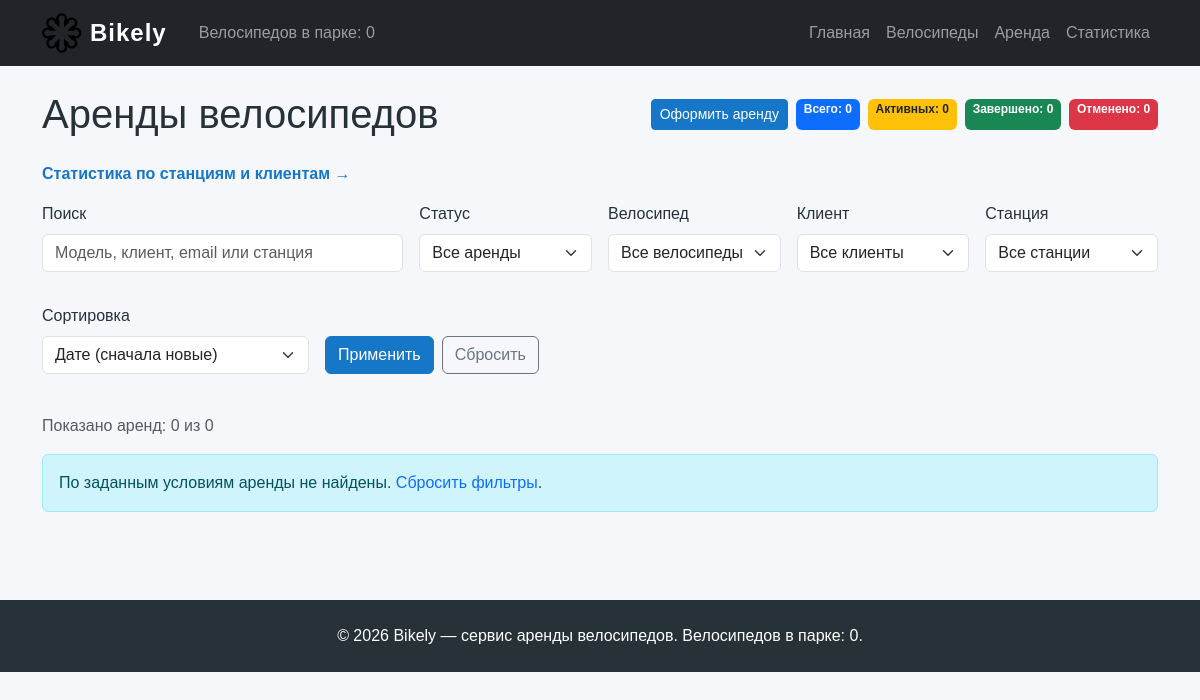
Before: /rentals/ with the older database file.
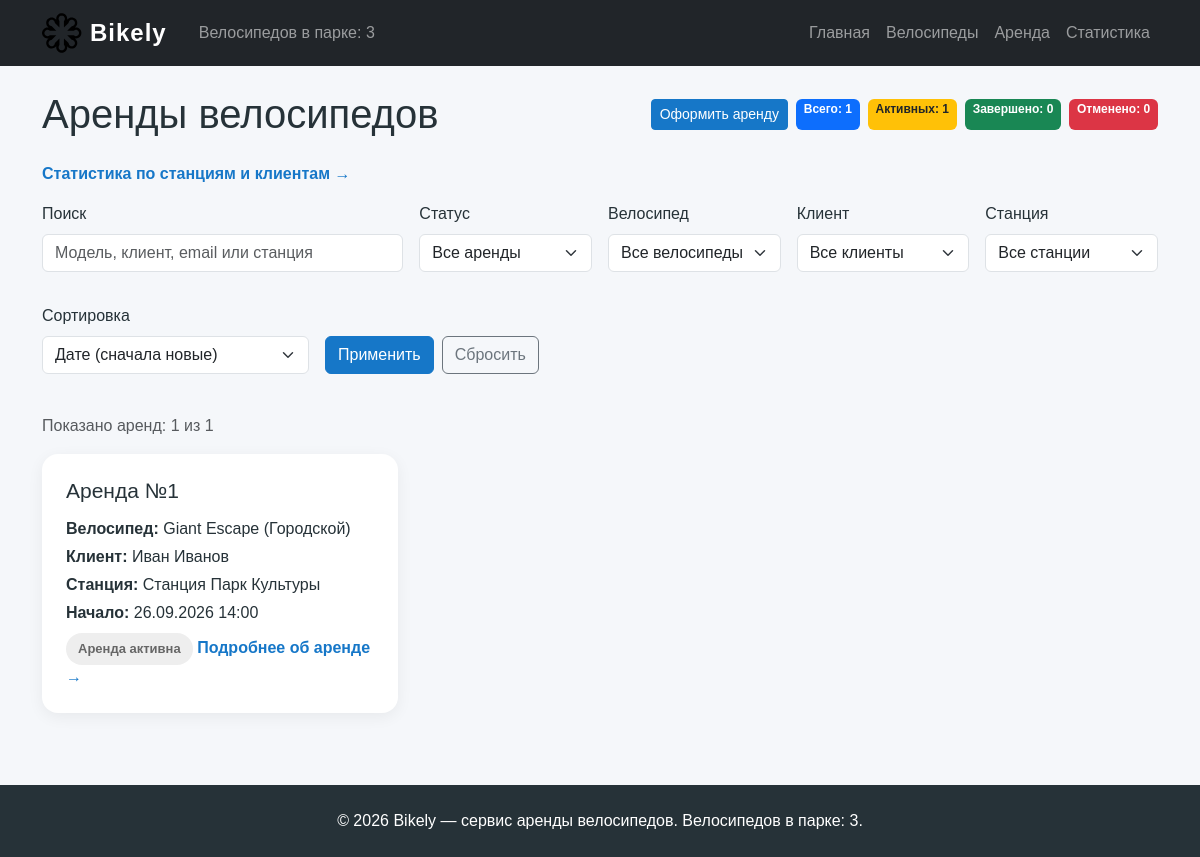
After: the same page with the newer database file.
### web_rentals/models.py (models this page shows, shortened)
class Rental(models.Model):
    class Status(models.TextChoices):
        ACTIVE = "active", "Активна"
        COMPLETED = "completed", "Завершена"
        CANCELLED = "cancelled", "Отменена"
    bike = models.ForeignKey(
        Bike,
        on_delete=models.PROTECT,
        related_name="rentals",
        verbose_name="Велосипед",
        help_text="Выданный клиенту велосипед.",
    )
    user = models.ForeignKey(
        User,
        on_delete=models.PROTECT,
        related_name="rentals",
        verbose_name="Клиент",
        help_text="Клиент, оформивший аренду.",
    )
    station = models.ForeignKey(
        Station,
        on_delete=models.PROTECT,
        related_name="rentals",
        verbose_name="Станция",
        help_text="Станция выдачи велосипеда.",
    )
    start_time = models.DateTimeField(
        default=timezone.now,
        verbose_name="Время начала",
        help_text="Дата и время выдачи велосипеда клиенту.",
    )
    status = models.CharField(
        max_length=20,
        choices=Status.choices,
        default=Status.ACTIVE,
        db_index=True,
        verbose_name="Статус аренды",
        help_text=(
            "Активная аренда блокирует велосипед, "
            "завершённая и отменённая — нет."
        ),
    )
    objects = RentalQuerySet.as_manager()
    class Meta:
        ordering = ["-start_time", "pk"]
        verbose_name = "Аренда"
        verbose_name_plural = "Аренды"
        indexes = [
            models.Index(
                fields=["status", "-start_time"],
                name="rental_status_start_idx",
            ),
        ]

class User(models.Model):
    name = models.CharField(
        max_length=200,
        verbose_name="Имя клиента",
        help_text="Фамилия и имя клиента для обращений и отчётов.",
    )
    email = models.EmailField(
        unique=True,
        verbose_name="Электронная почта",
        help_text="Адрес уникален: по нему клиент находится в базе.",
    )
    objects = UserQuerySet.as_manager()
    def __str__(self):
        return self.name
    class Meta:
        ordering = ["name"]
        verbose_name = "Клиент"
        verbose_name_plural = "Клиенты"

### web_bikes/models.py (models this page shows, shortened)
class Bike(models.Model):
    class Type(models.TextChoices):
        MOUNTAIN = "Mountain", "Горный"
        TOURING = "Touring", "Туристический"
        URBAN = "Urban", "Городской"
        CHILD = "Child", "Детский"
    model = models.CharField(
        max_length=200,
        verbose_name="Модель",
        help_text="Например: «Format 1411».",
    )
    type = models.CharField(
        max_length=50,
        choices=Type.choices,
        verbose_name="Тип",
        help_text="Тип определяет назначение велосипеда.",
    )
    is_available = models.BooleanField(
        default=True,
        verbose_name="Доступен для аренды",
        help_text="Снимите флажок, когда велосипед выдан клиенту.",
    )
    image = models.FileField(
        upload_to="bikes/",
        blank=True,
        validators=[validate_bike_image],
        verbose_name="Изображение",
        help_text=(
            "Фотография велосипеда в формате JPEG, PNG или WebP "
            "размером до 5 МБ."
        ),
    )
    slug = models.SlugField(
        max_length=255,
        unique=True,
        editable=False,
        verbose_name="URL-идентификатор",
    )
    objects = BikeQuerySet.as_manager()
    def __str__(self):
        return f"{self.model} ({self.get_type_display()})"
    class Meta:
        ordering = ["model"]
        verbose_name = "Велосипед"
        verbose_name_plural = "Велосипеды"

class Station(models.Model):
    name = models.CharField(
        max_length=200,
        verbose_name="Название станции",
        help_text="Например: «Станция Парк Культуры».",
    )
    capacity = models.PositiveIntegerField(
        verbose_name="Вместимость",
        help_text=(
            f"Количество велосипедов, которое вмещает станция. "
            f"Станции от {LARGE_STATION_CAPACITY} мест считаются крупными."
        ),
        validators=[MinValueValidator(1)],
    )
    is_large = models.GeneratedField(
        expression=Case(
            When(
                capacity__gte=LARGE_STATION_CAPACITY,
                then=Value(True),
            ),
            default=Value(False),
        ),
        output_field=models.BooleanField(),
        db_persist=True,
        verbose_name="Крупная станция",
    )
    objects = StationQuerySet.as_manager()
    def __str__(self):
        return self.name
    class Meta:
        ordering = ["name"]
        verbose_name = "Станция"
        verbose_name_plural = "Станции"

### web_rentals/views.py (the view, shortened to what this page needs)
# urls.py: path("", views.rentals_list_view, name="list"),
def rentals_list_view(request):
    form = RentalFilterForm(request.GET or None)
    if form.is_bound and form.is_valid():
        status = form.cleaned_data["status"] or "all"
        search = form.cleaned_data["search"].strip()
        selected_bike_obj = form.cleaned_data["bike"]
        selected_user_obj = form.cleaned_data["user"]
        selected_station_obj = form.cleaned_data["station"]
        sort = form.cleaned_data["sort"] or DEFAULT_SORT
    else:
        status = "all"
        search = ""
        selected_bike_obj = None
        selected_user_obj = None
        selected_station_obj = None
        sort = DEFAULT_SORT
    selected_bike = selected_bike_obj.pk if selected_bike_obj else None
    selected_user = selected_user_obj.pk if selected_user_obj else None
    selected_station = (
        selected_station_obj.pk if selected_station_obj else None
    )
    rentals = Rental.objects.with_related()
    if status == "active":
        rentals = rentals.active()
    elif status == "completed":
        rentals = rentals.completed()
    elif status == "cancelled":
        rentals = rentals.cancelled()
    else:
        status = "all"
    if selected_bike is not None:
        rentals = rentals.filter(bike_id=selected_bike)
    if selected_user is not None:
        rentals = rentals.filter(user_id=selected_user)
    if selected_station is not None:
        rentals = rentals.filter(station_id=selected_station)
    if sort not in SORT_FIELDS:
        sort = DEFAULT_SORT
    rentals = rentals.order_by(*SORT_FIELDS[sort])
    paginator = Paginator(rentals, PAGE_SIZE)
    page_obj = paginator.get_page(request.GET.get("page"))
    stats = Rental.objects.statistics()
    context = {
        "page_obj": page_obj,
        "rentals": page_obj.object_list,
        "stats": stats,
        "form": form,
        "status": status,
        "search": search,
        "sort": sort,
        "selected_bike": selected_bike,
        "selected_user": selected_user,
        "selected_station": selected_station,
        "bikes": Bike.objects.order_by("model"),
        "users": User.objects.order_by("name"),
        "stations": Station.objects.order_by("name"),
        "statuses": STATUS_CHOICES,
    }
    return render(request, "web_rentals/rental_list.html", context)

### web_main/context_processors.py (called while the page is built)
def bikely_context(request):
    bike_stats = Bike.objects.aggregate(
        bikes_total=Count("id"),
        bikes_available=Count("id", filter=Q(is_available=True)),
    )
    rental_stats = Rental.objects.statistics()
    return {
        "site_name": "Bikely",
        "bikes_count": bike_stats["bikes_total"],
        "bikely_stats": {
            "bikes_total": bike_stats["bikes_total"],
            "bikes_available": bike_stats["bikes_available"],
            "rentals_total": rental_stats["total"],
            "rentals_active": rental_stats["active"],
            "rentals_completed": rental_stats["completed"],
            "rentals_cancelled": rental_stats["cancelled"],
        },
    }

### web_rentals/models.py (called while the page is built)
    def with_related(self):
        return self.select_related("bike", "user", "station")

### web_rentals/templates/web_rentals/rental_list.html (shortened to what this page needs)
{% extends "base.html" %}
{% block content %}
<div class="d-flex flex-wrap justify-content-between align-items-center gap-2 mb-4">
    <h1 class="mb-0">Аренды велосипедов</h1>
    <div class="d-flex flex-wrap gap-2">
        <a class="btn btn-primary btn-sm"
           href="{% url 'web_rentals:create' %}">
            Оформить аренду
        </a>
        <span class="badge bg-primary">Всего: {{ stats.total }}</span>
        <span class="badge bg-warning text-dark">
            Активных: {{ stats.active }}
        </span>
        <span class="badge bg-success">Завершено: {{ stats.completed }}</span>
        <span class="badge bg-danger">Отменено: {{ stats.cancelled }}</span>
    </div>
</div>
<p>
    <a class="text-link" href="{% url 'web_rentals:statistics' %}">
        Статистика по станциям и клиентам →
    </a>
</p>
<form method="get" action="{% url 'web_rentals:list' %}" class="row g-3 mb-4">
    <div class="col-md-4">
        {% include "includes/form_field.html" with field=form.search %}
    </div>
    <div class="col-md-2">
        {% include "includes/form_field.html" with field=form.status %}
    </div>
    <div class="col-md-2">
        {% include "includes/form_field.html" with field=form.bike %}
    </div>
    <div class="col-md-2">
        {% include "includes/form_field.html" with field=form.user %}
    </div>
    <div class="col-md-2">
        {% include "includes/form_field.html" with field=form.station %}
    </div>
    <div class="col-md-3">
        {% include "includes/form_field.html" with field=form.sort %}
    </div>
    <div class="col-md-9 d-flex align-items-end gap-2 mb-3">
        <button class="btn btn-primary" type="submit">Применить</button>
        <a href="{% url 'web_rentals:list' %}"
           class="btn btn-outline-secondary">
            Сбросить
        </a>
    </div>
</form>
<p class="text-muted">
    Показано аренд: {{ rentals|length }} из {{ page_obj.paginator.count }}
</p>
{% if rentals %}
    <div class="row g-4">
        {% for rental in rentals %}
            <div class="col-md-6 col-lg-4">
                <article class="data-card h-100">
                    <h3>Аренда №{{ rental.id }}</h3>
                    <p class="mb-1">
                        <strong>Велосипед:</strong>
                        {{ rental.bike.model }}
                        ({{ rental.bike.get_type_display }})
                    </p>
                    <p class="mb-1">
                        <strong>Клиент:</strong>
                        {{ rental.user.name }}
                    </p>
                    <p class="mb-1">
                        <strong>Станция:</strong>
                        {{ rental.station.name }}
                    </p>
                    <p class="mb-2">
                        <strong>Начало:</strong>
                        {{ rental.start_time|date:"d.m.Y H:i" }}
                    </p>
                    {% include "web_rentals/includes/rental_status.html" with rental=rental %}
                    <a href="{% url 'web_rentals:detail' rental.id %}"
                       class="text-link">
                        Подробнее об аренде →
                    </a>
                </article>
            </div>
        {% endfor %}
    </div>
{% else %}
    <div class="alert alert-info">
        По заданным условиям аренды не найдены.
        <a href="{% url 'web_rentals:list' %}">Сбросить фильтры</a>.
    </div>
{% endif %}
{% endblock %}

### web_rentals/templates/web_rentals/includes/rental_status.html
{% if rental.status == rental.Status.ACTIVE %}
    <span class="status status-muted">
        Аренда активна
    </span>
{% elif rental.status == rental.Status.COMPLETED %}
    <span class="status status-active">
        Аренда завершена
    </span>
{% elif rental.status == rental.Status.CANCELLED %}
    <span class="status status-cancelled">
        Аренда отменена
    </span>
{% endif %}

Changed rows visible on the page:
added Rental: id "1", bike.model "Giant Escape", bike.type "Городской", user.name "Иван Иванов", station.name "Станция Парк Культуры", start_time "26.09.2026 14:00", status "Аренда активна"
Other visible differences:
{{ bikes_count }}: "0" → "3"
{{ stats.total }}: "0" → "1"
{{ stats.active }}: "0" → "1"
{{ rentals|length }}: "0" → "1"
{{ page_obj.paginator.count }}: "0" → "1"
text no longer shown: "По заданным условиям аренды не найдены. Сбросить фильтры ."
